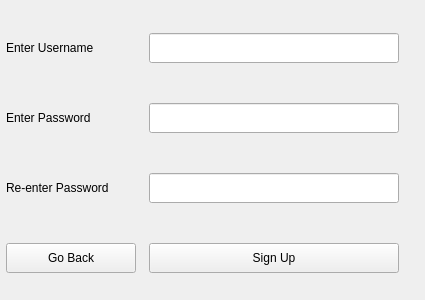
<?xml version="1.0" encoding="UTF-8"?>
<ui version="4.0">
 <class>SignupWidget</class>
 <widget class="QWidget" name="SignupWidget">
  <property name="geometry">
   <rect>
    <x>0</x>
    <y>0</y>
    <width>425</width>
    <height>300</height>
   </rect>
  </property>
  <property name="minimumSize">
   <size>
    <width>425</width>
    <height>300</height>
   </size>
  </property>
  <property name="maximumSize">
   <size>
    <width>425</width>
    <height>300</height>
   </size>
  </property>
  <property name="windowTitle">
   <string>Sign Up</string>
  </property>
  <widget class="QWidget" name="gridLayoutWidget">
   <property name="geometry">
    <rect>
     <x>-1</x>
     <y>-1</y>
     <width>408</width>
     <height>311</height>
    </rect>
   </property>
   <layout class="QGridLayout" name="signUpGridLayout">
    <item row="0" column="1">
     <widget class="QLineEdit" name="username">
      <property name="minimumSize">
       <size>
        <width>250</width>
        <height>30</height>
       </size>
      </property>
      <property name="maximumSize">
       <size>
        <width>250</width>
        <height>30</height>
       </size>
      </property>
      <property name="maxLength">
       <number>25</number>
      </property>
     </widget>
    </item>
    <item row="0" column="0">
     <widget class="QLabel" name="usernameLabel">
      <property name="minimumSize">
       <size>
        <width>130</width>
        <height>20</height>
       </size>
      </property>
      <property name="maximumSize">
       <size>
        <width>130</width>
        <height>20</height>
       </size>
      </property>
      <property name="text">
       <string>Enter Username</string>
      </property>
     </widget>
    </item>
    <item row="1" column="1">
     <widget class="QLineEdit" name="password">
      <property name="minimumSize">
       <size>
        <width>250</width>
        <height>30</height>
       </size>
      </property>
      <property name="maximumSize">
       <size>
        <width>250</width>
        <height>30</height>
       </size>
      </property>
      <property name="maxLength">
       <number>25</number>
      </property>
      <property name="echoMode">
       <enum>QLineEdit::Password</enum>
      </property>
     </widget>
    </item>
    <item row="9" column="0">
     <widget class="QPushButton" name="backButton">
      <property name="minimumSize">
       <size>
        <width>130</width>
        <height>30</height>
       </size>
      </property>
      <property name="maximumSize">
       <size>
        <width>130</width>
        <height>30</height>
       </size>
      </property>
      <property name="text">
       <string>Go Back</string>
      </property>
     </widget>
    </item>
    <item row="9" column="1">
     <widget class="QPushButton" name="signupButton">
      <property name="minimumSize">
       <size>
        <width>250</width>
        <height>30</height>
       </size>
      </property>
      <property name="maximumSize">
       <size>
        <width>250</width>
        <height>30</height>
       </size>
      </property>
      <property name="text">
       <string>Sign Up</string>
      </property>
     </widget>
    </item>
    <item row="1" column="0">
     <widget class="QLabel" name="passwordLabel">
      <property name="minimumSize">
       <size>
        <width>130</width>
        <height>20</height>
       </size>
      </property>
      <property name="maximumSize">
       <size>
        <width>130</width>
        <height>20</height>
       </size>
      </property>
      <property name="text">
       <string>Enter Password</string>
      </property>
     </widget>
    </item>
    <item row="2" column="0">
     <widget class="QLabel" name="reenterPasswordLabel">
      <property name="minimumSize">
       <size>
        <width>130</width>
        <height>20</height>
       </size>
      </property>
      <property name="maximumSize">
       <size>
        <width>130</width>
        <height>20</height>
       </size>
      </property>
      <property name="text">
       <string>Re-enter Password</string>
      </property>
     </widget>
    </item>
    <item row="2" column="1">
     <widget class="QLineEdit" name="reenterPassword">
      <property name="minimumSize">
       <size>
        <width>250</width>
        <height>30</height>
       </size>
      </property>
      <property name="maximumSize">
       <size>
        <width>250</width>
        <height>30</height>
       </size>
      </property>
      <property name="maxLength">
       <number>25</number>
      </property>
      <property name="echoMode">
       <enum>QLineEdit::Password</enum>
      </property>
     </widget>
    </item>
   </layout>
  </widget>
 </widget>
 <resources/>
 <connections/>
</ui>
